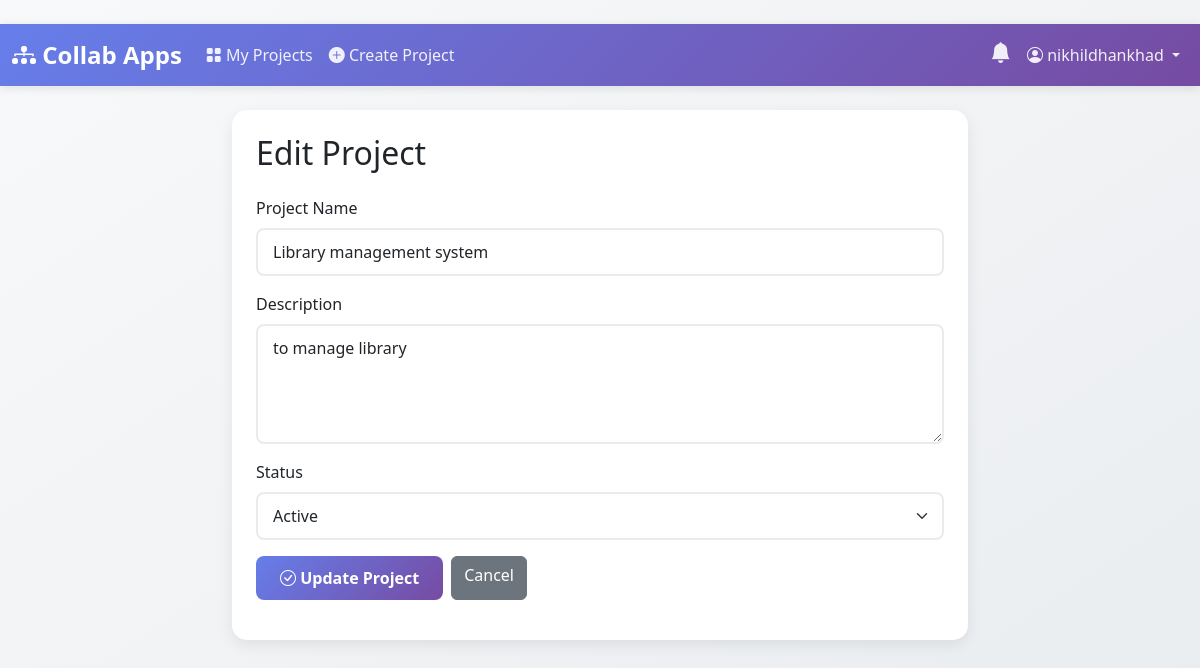
The app's page /projects/1/edit/ (signed in) with its own data.
### projects/models.py (models this page shows, shortened)
class Project(models.Model):
    STATUS_CHOICES = [
        ('active', 'Active'),
        ('archived', 'Archived'),
        ('completed', 'Completed'),
    ]
    name = models.CharField(max_length=200)
    description = models.TextField()
    owner = models.ForeignKey(User, on_delete=models.CASCADE, related_name='owned_projects')
    status = models.CharField(max_length=20, choices=STATUS_CHOICES, default='active')
    created_at = models.DateTimeField(auto_now_add=True)
    updated_at = models.DateTimeField(auto_now=True)
    members = models.ManyToManyField(User, through='ProjectMembership', related_name='projects')
    class Meta:
        ordering = ['-created_at']

### projects/views.py (the view, shortened to what this page needs)
# urls.py: path('<int:pk>/edit/', views.ProjectUpdateView.as_view(), name='project_update'),
class ProjectUpdateView(ProjectOwnerRequiredMixin, UpdateView):
    model = Project
    form_class = ProjectForm
    template_name = 'projects/project_form.html'

### projects/forms.py
class ProjectForm(forms.ModelForm):
    class Meta:
        model = Project
        fields = ['name', 'description', 'status']
        widgets = {
            'name': forms.TextInput(attrs={
                'class': 'form-control',
                'placeholder': 'Enter project name'
            }),
            'description': forms.Textarea(attrs={
                'class': 'form-control',
                'rows': 4,
                'placeholder': 'Describe your project...'
            }),
            'status': forms.Select(attrs={
                'class': 'form-select'
            }),
        }

### core/mixins.py (called while the page is built)
    def dispatch(self, request, *args, **kwargs):
        project_pk = kwargs.get('pk') or kwargs.get('project_pk')
        if project_pk:
            project = get_object_or_404(Project, pk=project_pk)
            if not is_project_owner(request.user, project):
                messages.error(request, f'You do not have permission to perform this action. Only the project owner can do this.')
                return redirect('project_detail', pk=project.pk)
        return super().dispatch(request, *args, **kwargs)

### projects/permissions.py (called while the page is built)
def is_project_owner(user, project):
    return project.owner == user

### templates/projects/project_form.html (shortened to what this page needs)
{% extends 'base.html' %}
{% block content %}
<div class="row justify-content-center">
    <div class="col-md-8">
        <div class="card">
            <div class="card-body p-4">
                <h2 class="mb-4">{% if object %}Edit Project{% else %}Create New Project{% endif %}</h2>
                <form method="post">
                    <div class="mb-3">
                        <label for="{{ form.name.id_for_label }}" class="form-label">Project Name</label>
                        {{ form.name }}
                    </div>
                    <div class="mb-3">
                        <label for="{{ form.description.id_for_label }}" class="form-label">Description</label>
                        {{ form.description }}
                    </div>
                    <div class="mb-3">
                        <label for="{{ form.status.id_for_label }}" class="form-label">Status</label>
                        {{ form.status }}
                    </div>
                    <div class="d-flex gap-2">
                        <button type="submit" class="btn btn-primary">
                            <i class="bi bi-check-circle"></i> {% if object %}Update{% else %}Create{% endif %} Project
                        </button>
                        <a href="{% if object %}{% url 'project_detail' object.pk %}{% else %}{% url 'dashboard' %}{% endif %}"
                            class="btn btn-secondary">
                            Cancel
                        </a>
                    </div>
                </form>
            </div>
        </div>
    </div>
</div>
{% endblock %}

### templates/base.html (shortened to what this page needs)
﻿<!DOCTYPE html>
<html lang="en">
<head>
    <link href="https://cdn.jsdelivr.net/npm/bootstrap@5.3.0/dist/css/bootstrap.min.css" rel="stylesheet">
    <link rel="stylesheet" href="https://cdn.jsdelivr.net/npm/bootstrap-icons@1.11.0/font/bootstrap-icons.css">
</head>
<body>
    {% if user.is_authenticated %}
    <nav class="navbar navbar-expand-lg navbar-dark mb-4">
        <div class="container-fluid">
            <a class="navbar-brand" href="{% url 'dashboard' %}">
                <i class="bi bi-diagram-3-fill"></i> Collab Apps
            </a>
            <div class="collapse navbar-collapse" id="navbarNav">
                <ul class="navbar-nav me-auto">
                    <li class="nav-item">
                        <a class="nav-link" href="{% url 'dashboard' %}">
                            <i class="bi bi-grid-fill"></i> My Projects
                        </a>
                    </li>
                    <li class="nav-item">
                        <a class="nav-link" href="{% url 'project_create' %}">
                            <i class="bi bi-plus-circle-fill"></i> Create Project
                        </a>
                    </li>
                </ul>
                <ul class="navbar-nav">
                    <li class="nav-item dropdown">
                        <a class="nav-link notification-icon" href="#" id="notificationDropdown" role="button" data-bs-toggle="dropdown">
                            <i class="bi bi-bell-fill"></i>
                        </a>
                    </li>
                    <li class="nav-item dropdown">
                        <a class="nav-link dropdown-toggle" href="#" id="userDropdown" role="button" data-bs-toggle="dropdown">
                            <i class="bi bi-person-circle"></i> {{ user.username }}
                        </a>
                    </li>
                </ul>
            </div>
        </div>
    </nav>
    {% endif %}
    <div class="container">
        {% block content %}{% endblock %}
    </div>
</body>
</html>

### templates/base.html (style rules this page uses)
:root { --primary-gradient: linear-gradient(135deg, #667eea 0%, #764ba2 100%); --success-gradient: linear-gradient(135deg, #11998e 0%, #38ef7d 100%); }
body { min-height: 100vh; background: linear-gradient(to bottom right, #f8f9fa, #e9ecef); }
.navbar { background: var(--primary-gradient) !important; box-shadow: 0 2px 10px rgba(0,0,0,0.1); }
.navbar-brand { font-weight: 700; font-size: 1.5rem; color: white !important; }
.nav-link { color: rgba(255,255,255,0.9) !important; font-weight: 500; transition: all 0.3s; }
.notification-icon { position: relative; cursor: pointer; font-size: 1.3rem; }
.card { border: none; border-radius: 15px; box-shadow: 0 5px 15px rgba(0,0,0,0.08); transition: transform 0.3s, box-shadow 0.3s; }
.btn-primary { background: var(--primary-gradient); border: none; font-weight: 600; padding: 10px 24px; border-radius: 8px; transition: all 0.3s; }
.form-control, .form-select { border-radius: 8px; border: 2px solid #e9ecef; padding: 10px 15px; transition: all 0.3s; }

### records on screen
Project: name "Library management system", description "to manage library", status "Active"

### other values on screen
{{ user.username }} "nikhildhankhad"
